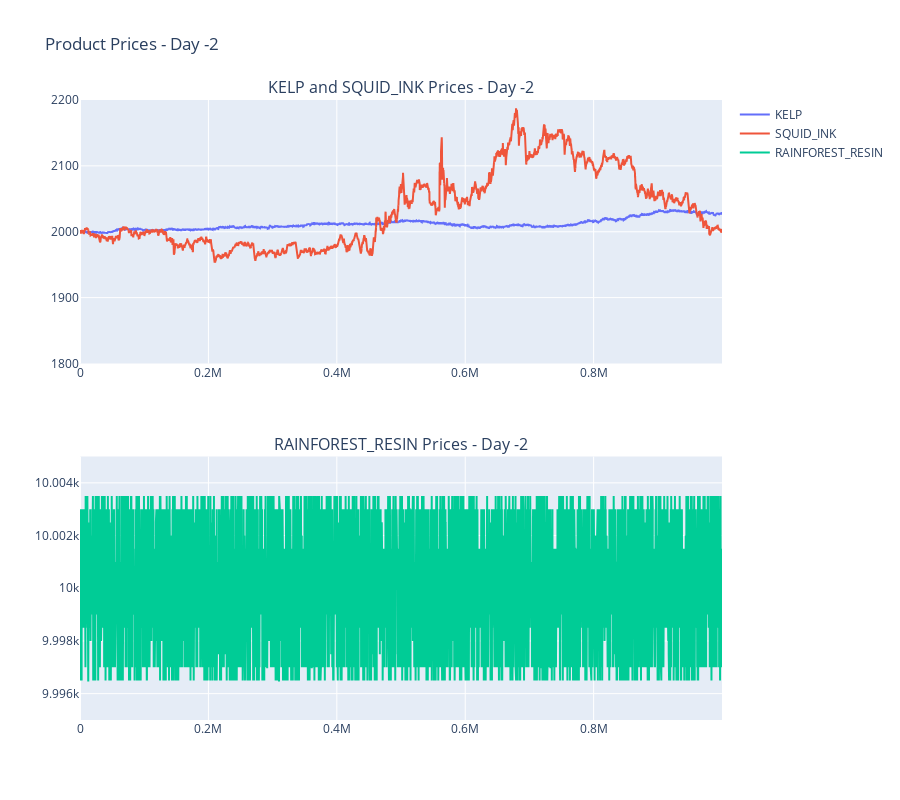
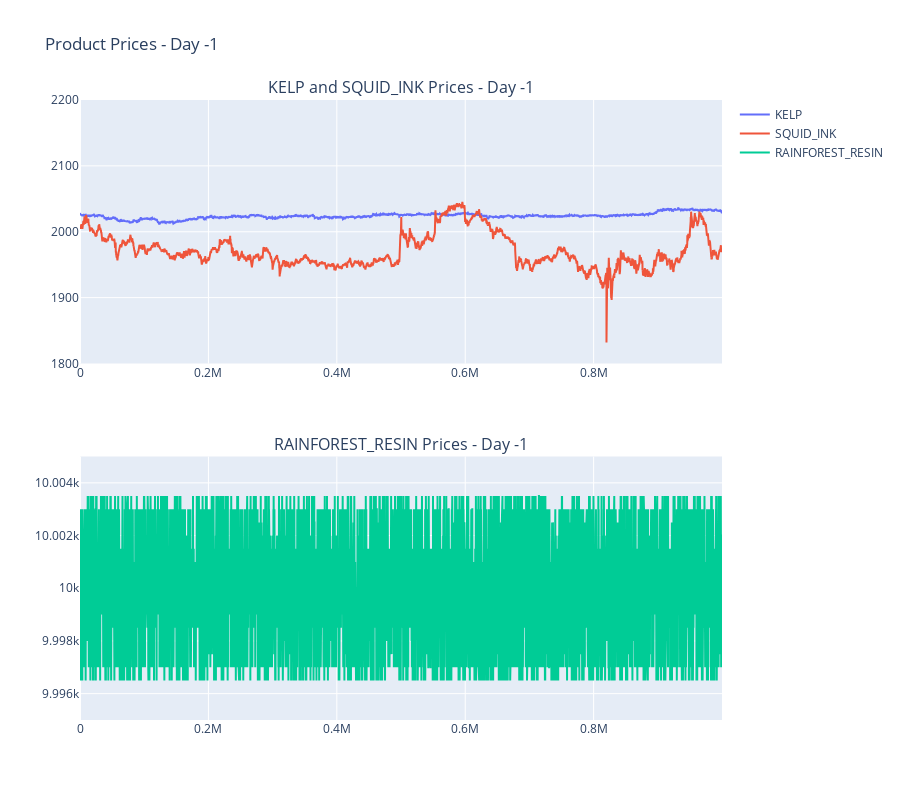
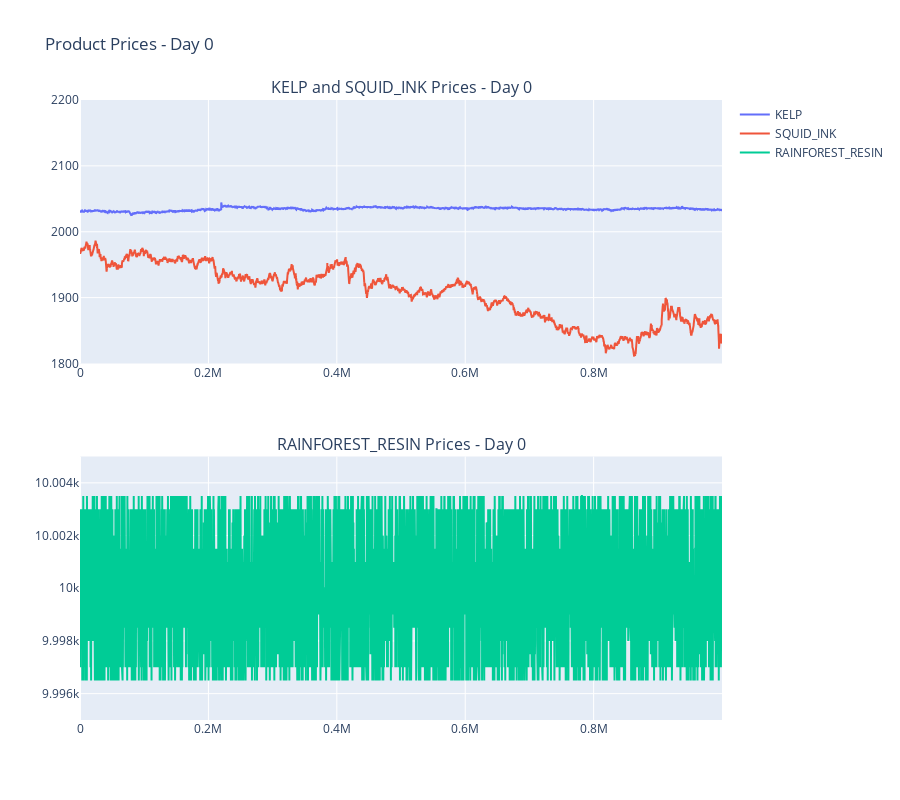

Notebook code cell kept with these figures, in order:
### Code cell
from pathlib import Path
import pandas as pd
import numpy as np
import plotly.express as px
import plotly.graph_objects as go
from plotly.subplots import make_subplots
from typing import Final

# Define data paths and load data (previous code remains the same)
DATA_DIR: Final[Path] = Path('data')

def load_price_data(day: int) -> pd.DataFrame:
    """Load price data for a specific day."""
    file_path = DATA_DIR / f'prices_round_1_day_{day}.csv'
    return pd.read_csv(file_path, sep=';')

def load_trade_data(day: int) -> pd.DataFrame:
    """Load trade data for a specific day."""
    file_path = DATA_DIR / f'trades_round_1_day_{day}.csv'
    return pd.read_csv(file_path, sep=';')

# Load data for all days
price_data = {day: load_price_data(day) for day in [-2, -1, 0]}
trade_data = {day: load_trade_data(day) for day in [-2, -1, 0]}

# Create visualization for each day
for day in [-2, -1, 0]:
    prices = price_data[day]
    
    # Create figure with secondary y-axis
    fig = make_subplots(rows=2, cols=1, 
                       subplot_titles=(f'KELP and SQUID_INK Prices - Day {day}',
                                    f'RAINFOREST_RESIN Prices - Day {day}'),
                       vertical_spacing=0.15)
    
    # Add traces for KELP and SQUID_INK
    for product in ['KELP', 'SQUID_INK']:
        product_data = prices[prices['product'] == product]
        fig.add_trace(
            go.Scatter(x=product_data['timestamp'], 
                      y=product_data['mid_price'],
                      name=product,
                      mode='lines'),
            row=1, col=1
        )
    
    # Add trace for RAINFOREST_RESIN
    resin_data = prices[prices['product'] == 'RAINFOREST_RESIN']
    fig.add_trace(
        go.Scatter(x=resin_data['timestamp'], 
                  y=resin_data['mid_price'],
                  name='RAINFOREST_RESIN',
                  mode='lines'),
        row=2, col=1
    )
    
    # Update layout
    fig.update_layout(
        height=800,
        showlegend=True,
        title_text=f"Product Prices - Day {day}"
    )
    
    # Update y-axes ranges
    fig.update_yaxes(range=[1800, 2200], row=1, col=1)  # Range for KELP and SQUID_INK
    fig.update_yaxes(range=[9995, 10005], row=2, col=1)  # Range for RAINFOREST_RESIN
    
    fig.show()

### Figure 1 — Plotly figure (JSON) as saved in the notebook; plotly's stock layout.template omitted (floating-point values rounded to 4 significant figures; data arrays with more than 128 entries replaced by an {"elided": "..."} marker saying what was removed)
{"data": [{"mode": "lines", "name": "KELP", "type": "scatter", "x": {"elided": "10000 int values"}, "xaxis": "x", "y": {"elided": "10000 float values"}, "yaxis": "y"}, {"mode": "lines", "name": "SQUID_INK", "type": "scatter", "x": {"elided": "10000 int values"}, "xaxis": "x", "y": {"elided": "10000 float values"}, "yaxis": "y"}, {"mode": "lines", "name": "RAINFOREST_RESIN", "type": "scatter", "x": {"elided": "10000 int values"}, "xaxis": "x2", "y": {"elided": "10000 float values"}, "yaxis": "y2"}], "layout": {"annotations": [{"font": {"size": 16}, "showarrow": false, "text": "KELP and SQUID_INK Prices - Day -2", "x": 0.5, "xanchor": "center", "xref": "paper", "y": 1, "yanchor": "bottom", "yref": "paper"}, {"font": {"size": 16}, "showarrow": false, "text": "RAINFOREST_RESIN Prices - Day -2", "x": 0.5, "xanchor": "center", "xref": "paper", "y": 0.425, "yanchor": "bottom", "yref": "paper"}], "height": 800, "showlegend": true, "title": {"text": "Product Prices - Day -2"}, "xaxis": {"anchor": "y", "domain": [0, 1]}, "xaxis2": {"anchor": "y2", "domain": [0, 1]}, "yaxis": {"anchor": "x", "domain": [0.575, 1], "range": [1800, 2200]}, "yaxis2": {"anchor": "x2", "domain": [0, 0.425], "range": [9995, 10005]}}}

### Figure 2 — Plotly figure (JSON) as saved in the notebook; plotly's stock layout.template omitted (floating-point values rounded to 4 significant figures; data arrays with more than 128 entries replaced by an {"elided": "..."} marker saying what was removed)
{"data": [{"mode": "lines", "name": "KELP", "type": "scatter", "x": {"elided": "10000 int values"}, "xaxis": "x", "y": {"elided": "10000 float values"}, "yaxis": "y"}, {"mode": "lines", "name": "SQUID_INK", "type": "scatter", "x": {"elided": "10000 int values"}, "xaxis": "x", "y": {"elided": "10000 float values"}, "yaxis": "y"}, {"mode": "lines", "name": "RAINFOREST_RESIN", "type": "scatter", "x": {"elided": "10000 int values"}, "xaxis": "x2", "y": {"elided": "10000 float values"}, "yaxis": "y2"}], "layout": {"annotations": [{"font": {"size": 16}, "showarrow": false, "text": "KELP and SQUID_INK Prices - Day -1", "x": 0.5, "xanchor": "center", "xref": "paper", "y": 1, "yanchor": "bottom", "yref": "paper"}, {"font": {"size": 16}, "showarrow": false, "text": "RAINFOREST_RESIN Prices - Day -1", "x": 0.5, "xanchor": "center", "xref": "paper", "y": 0.425, "yanchor": "bottom", "yref": "paper"}], "height": 800, "showlegend": true, "title": {"text": "Product Prices - Day -1"}, "xaxis": {"anchor": "y", "domain": [0, 1]}, "xaxis2": {"anchor": "y2", "domain": [0, 1]}, "yaxis": {"anchor": "x", "domain": [0.575, 1], "range": [1800, 2200]}, "yaxis2": {"anchor": "x2", "domain": [0, 0.425], "range": [9995, 10005]}}}

### Figure 3 — Plotly figure (JSON) as saved in the notebook; plotly's stock layout.template omitted (floating-point values rounded to 4 significant figures; data arrays with more than 128 entries replaced by an {"elided": "..."} marker saying what was removed)
{"data": [{"mode": "lines", "name": "KELP", "type": "scatter", "x": {"elided": "10000 int values"}, "xaxis": "x", "y": {"elided": "10000 float values"}, "yaxis": "y"}, {"mode": "lines", "name": "SQUID_INK", "type": "scatter", "x": {"elided": "10000 int values"}, "xaxis": "x", "y": {"elided": "10000 float values"}, "yaxis": "y"}, {"mode": "lines", "name": "RAINFOREST_RESIN", "type": "scatter", "x": {"elided": "10000 int values"}, "xaxis": "x2", "y": {"elided": "10000 float values"}, "yaxis": "y2"}], "layout": {"annotations": [{"font": {"size": 16}, "showarrow": false, "text": "KELP and SQUID_INK Prices - Day 0", "x": 0.5, "xanchor": "center", "xref": "paper", "y": 1, "yanchor": "bottom", "yref": "paper"}, {"font": {"size": 16}, "showarrow": false, "text": "RAINFOREST_RESIN Prices - Day 0", "x": 0.5, "xanchor": "center", "xref": "paper", "y": 0.425, "yanchor": "bottom", "yref": "paper"}], "height": 800, "showlegend": true, "title": {"text": "Product Prices - Day 0"}, "xaxis": {"anchor": "y", "domain": [0, 1]}, "xaxis2": {"anchor": "y2", "domain": [0, 1]}, "yaxis": {"anchor": "x", "domain": [0.575, 1], "range": [1800, 2200]}, "yaxis2": {"anchor": "x2", "domain": [0, 0.425], "range": [9995, 10005]}}}
